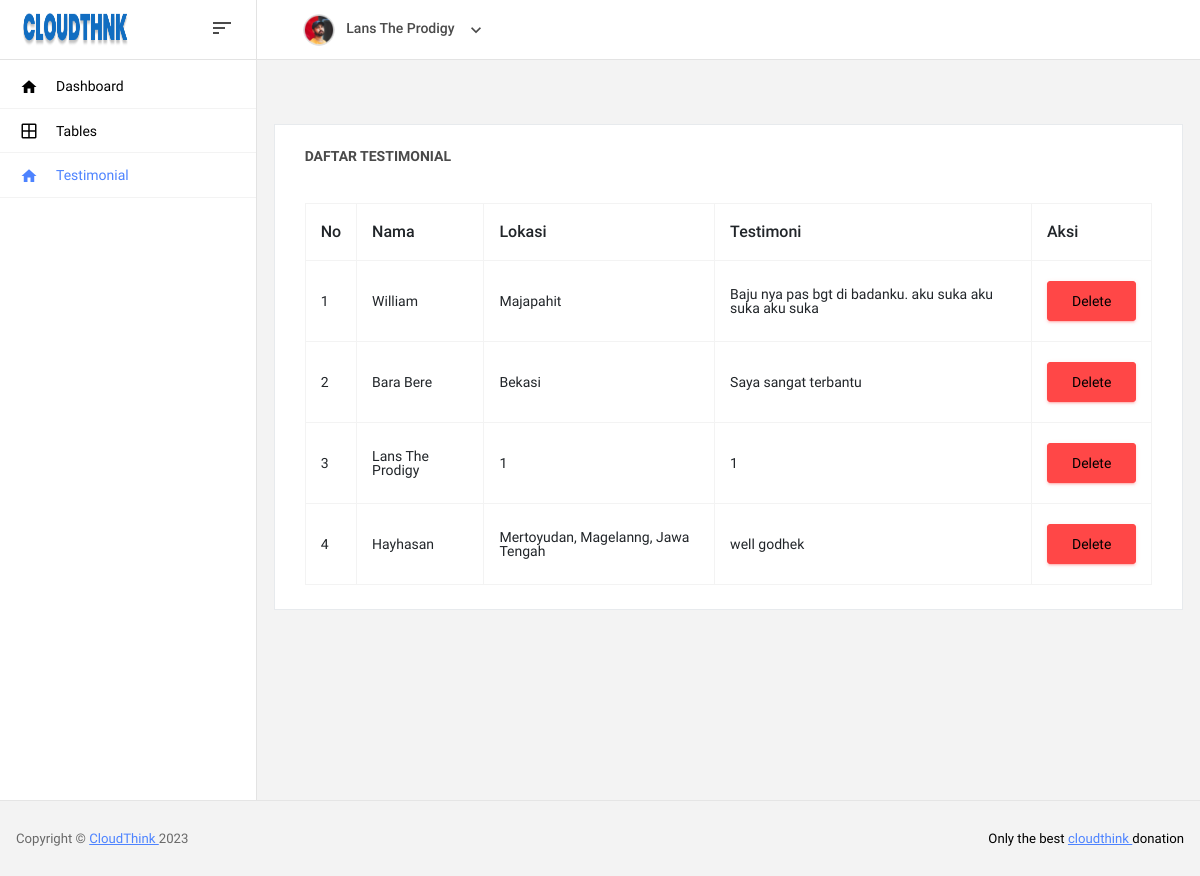
The app's page /template/table-testimonial.php (signed in) with its own data.
### tables this page shows
CREATE TABLE `testimoni` (
  `testimoni_id` int(11) NOT NULL,
  `name` varchar(50) NOT NULL,
  `location` varchar(50) NOT NULL,
  `testimonial` text NOT NULL,
  `image` varchar(100) NOT NULL
);

### template/table-testimonial.php (the view, shortened to what this page needs)
<?php
    include 'db.php';
?>
<!DOCTYPE html>
<html lang="en">
  <head>
    <link rel="stylesheet" href="vendors/mdi/css/materialdesignicons.min.css" />
    <link rel="stylesheet" href="vendors/base/vendor.bundle.base.css" />
    <link
      rel="stylesheet"
      href="vendors/datatables.net-bs4/dataTables.bootstrap4.css"
    />
    <link rel="stylesheet" href="css/style.css" />
  </head>
  <body>
      <nav class="navbar col-lg-12 col-12 p-0 fixed-top d-flex flex-row">
        <div class="navbar-brand-wrapper d-flex justify-content-center">
          <div
            class="navbar-brand-inner-wrapper d-flex justify-content-between align-items-center w-100"
          >
          <a class="navbar-brand brand-logo" href="index.php"
              ><img src="images/CLOUDTHNK.png" alt="logo"
            /></a>
            <button
              class="navbar-toggler navbar-toggler align-self-center"
              type="button"
              data-toggle="minimize"
            >
              <span class="mdi mdi-sort-variant"></span>
            </button>
          </div>
        </div>
        <div
          class="navbar-menu-wrapper d-flex align-items-center justify-content-end"
        >
          <ul class="navbar-nav mr-lg-4 w-100">
            <li class="nav-item nav-profile dropdown">
              <a
                class="nav-link dropdown-toggle"
                href="#"
                data-bs-toggle="dropdown"
                id="profileDropdown"
              >
                <img src="images/faces/face5.jpg" alt="profile" />
                <span class="nav-profile-name">
                  <?php
                  echo $_SESSION['u_global']->adminname
                  ?>
                </span>
              </a>
            </li>
          </ul>
        </div>
      </nav>
      <div class="container-fluid page-body-wrapper">
        <nav class="sidebar sidebar-offcanvas" id="sidebar">
          <ul class="nav">
            <li class="nav-item">
              <a class="nav-link" href="index.php">
                <i class="mdi mdi-home menu-icon"></i>
                <span class="menu-title">Dashboard</span>
              </a>
            </li>
            <li class="nav-item">
              <a class="nav-link" href="basic-table.php">
                <i class="mdi mdi-grid-large menu-icon"></i>
                <span class="menu-title">Tables</span>
              </a>
            </li>
            <li class="nav-item">
              <a class="nav-link" href="table-testimonial.php">
                <i class="mdi mdi-home menu-icon"></i>
                <span class="menu-title">Testimonial</span>
              </a>
            </li>
          </ul>
        </nav>
        <div class="main-panel">
          <div class="content-wrapper">
            <div class="row">
            </div>
            <div class="col-lg-12 grid-margin stretch-card">
                <div class="card">
                  <div class="card-body">
                    <h4 class="card-title">Daftar Testimonial</h4>
                    <div class="table-responsive pt-3">
                      <table class="table table-bordered">
                        <thead>
                          <tr>
                            <th>No</th>
                            <th>Nama</th>
                            <th>Lokasi</th>
                            <th>Testimoni</th>
                            <th>Aksi</th>
                          </tr>
                        </thead>
                        <tbody>
                        <?php
                        $no = 1;
                        $kategori = mysqli_query($conn,"SELECT * FROM testimoni ORDER BY testimoni_id DESC");
                        while($row = mysqli_fetch_array($kategori)){
                            ?>
                          <tr>
                            <td><?php echo $no++ ?></td>
                            <td><?php echo $row ['name'] ?></td>
                            <td><?php echo $row ['location'] ?></td>
                            <td><?php echo $row ['testimonial'] ?></td>
                            <td><a href="delete-testimoni.php?id=<?php echo $row['testimoni_id'] ?>" onclick="return confirm('Yakin ingin menghapus data?')"  class="btn btn-danger" >Delete</a></td>
                          </tr>
                          <?php } ?>
                        </tbody>
                      </table>
                    </div>
                  </div>
                </div>
              </div>
                  </div>
                </div>
              </div>
          <footer class="footer">
            <div
              class="d-sm-flex justify-content-center justify-content-sm-between"
            >
              <span
                class="text-muted text-center text-sm-left d-block d-sm-inline-block"
                >Copyright ©
                <a href="https://www.cloudthink.com/" target="_blank"
                  >CloudThink </a
                >2023</span
              >
              <span
                class="float-none float-sm-right d-block mt-1 mt-sm-0 text-center"
                >Only the best
                <a href="https://www.cloudthink.com/" target="_blank">
                  cloudthink
                </a>
                donation</span
              >
            </div>
          </footer>
  </body>
</html>

### records on screen
testimoni: name "William", location "Majapahit", testimonial "Baju nya pas bgt di badanku. aku suka aku suka aku suka"
testimoni: name "Bara Bere", location "Bekasi", testimonial "Saya sangat terbantu"
testimoni: name "Lans The Prodigy", location "1", testimonial "1"
testimoni: name "Hayhasan", location "Mertoyudan, Magelanng, Jawa Tengah", testimonial "well godhek"

### other values on screen
$_SESSION['u_global']->adminname "Lans The Prodigy"
